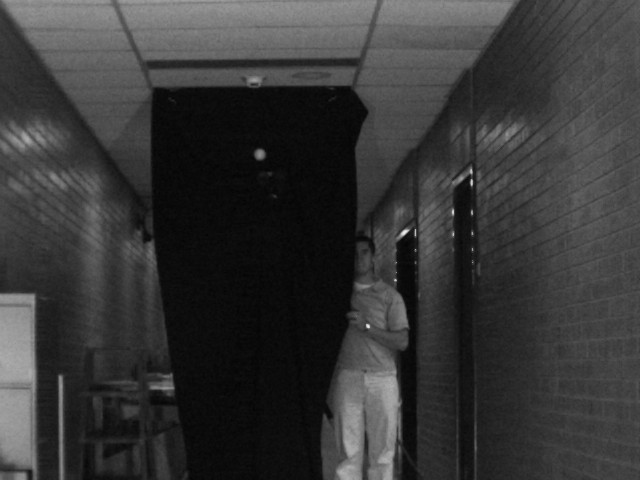
//> input picture lab1_opencv_intro/tennis/image040.jpg, 640 x 480 px, given in place of image034.jpg, which was not available
$ ./tennis   (built with g++ and OpenCV 4)
//> lines starting //> are read from the running program, lines starting //| are printed output that depends on the picture; after the words box and inside, x2 and y2 are one past the last pixel; in counts of white or black regions, pixels touching at a corner belong together; pictures that were not available may be replaced by others from this repository, and a replacement may not be noted
#include <iostream>
#include <string>
#include <sstream>
#include <stdlib.h>

#include <opencv2/core/core.hpp>
#include <opencv2/highgui/highgui.hpp>
#include "opencv2/imgproc/imgproc.hpp"
#include "opencv2/opencv.hpp"

using namespace cv;
using namespace std;

int main(int argc, char* argv[]){
	Mat last_frame;
	namedWindow("diff", 1);
	namedWindow("Camera", 1);
	Mat image;
	Mat in;

	VideoWriter VOut;
	VOut.open("tennis_tracking.avi", CV_FOURCC('M', 'P', 'E', 'G'), 30, Size(640, 480), 1);

	for(;;){
		for (int i = 34; i <= 72; i += 2){ // i = 34

			ostringstream name;
			name << "image0" << i << ".jpg";
			string filename = name.str();
			in = imread(filename, CV_LOAD_IMAGE_COLOR);
//> in is the input picture: 480 rows x 640 cols, CV_8UC3; min 3, max 238, mean 54.8
			//cout << filename << endl;
			if (last_frame.empty()){
				cvtColor(in, last_frame, CV_BGR2GRAY);
			}else{
				last_frame = image.clone();  // Which was the last gray frame, before I update it.
			}
			cvtColor(in, image, CV_BGR2GRAY);
			Mat out;
			GaussianBlur(image, out, Size(7,7), 3.8, 3.8);
			Mat t_out;

		 	vector<Vec3f> circles;

		  /// Apply the Hough Transform to find the circles
			threshold(out, t_out, 130, 255, THRESH_BINARY);
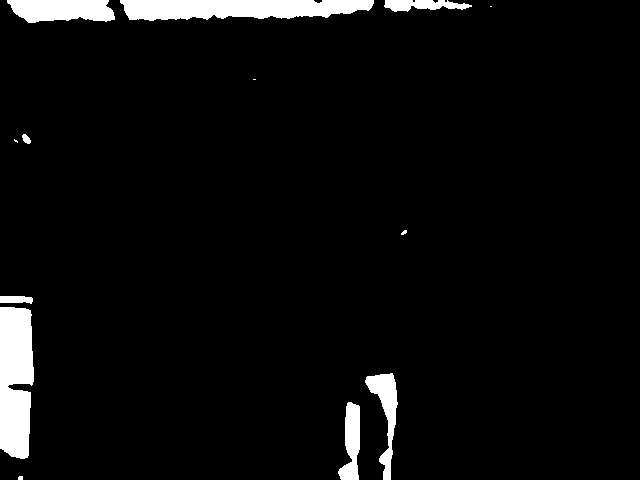
//> t_out: 480 rows x 640 cols, CV_8UC1; 4.6% white; 13 white regions (4 under 20 px), largest, box (x1, y1, x2, y2) and area: (0, 307, 34, 459) 4495, (120, 0, 374, 21) 4219, (7, 0, 115, 23) 2002
		    HoughCircles( t_out, circles, CV_HOUGH_GRADIENT, 1, out.rows/30, 28, 13, 4, 30 ); // Good for large ball without too much blur (2/3 of frames)
//> circles = empty
		if (circles.size() == 0){  // Works for the very small ball at the beginning. Small ball detector, low threshold.
			threshold(out, t_out, 30, 255, THRESH_BINARY);
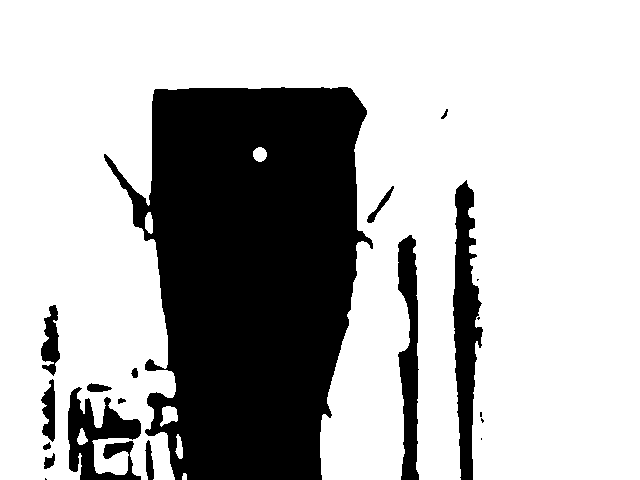
//> t_out: 480 rows x 640 cols, CV_8UC1; 71.3% white; 20 black regions (6 under 20 px), largest, box (x1, y1, x2, y2) and area: (104, 87, 373, 480) 73684, (453, 180, 483, 480) 5222, (398, 235, 419, 480) 3471
		    HoughCircles( t_out, circles, CV_HOUGH_GRADIENT, 1, out.rows/30, 32, 12, 4, 10 );
//> circles = 1 circle (x, y, radius): [258.5, 154.5, 7]
		}
		if (circles.size() == 0){ // Last frame with a lot of blur... just had to test it out!
			threshold(out, t_out, 140, 255, THRESH_BINARY);
		    HoughCircles( t_out, circles, CV_HOUGH_GRADIENT, 1, out.rows/30, 17, 11, 4, 35 );  // Very arbitrary, yet it works. 140/17/11.
		}
		 for( size_t i = 0; i < circles.size(); i++ )
		  {
		//	if (i == 0){
		//		cout << "found " << circles.size() << endl;
		//	}
			  Point center(cvRound(circles[i][0]), cvRound(circles[i][1]));
			  int radius = cvRound(circles[i][2]);
			  // circle center
			  circle( in, center, 3, Scalar(0,255,0), -1, 3, 0 );
			  // circle outline
			  circle( in, center, radius, Scalar(0,0,255), 3, 3, 0 );
		   }
//> this loop made 1 pass
//> (center, radius) on pass 1: (Point(258, 154), 7)
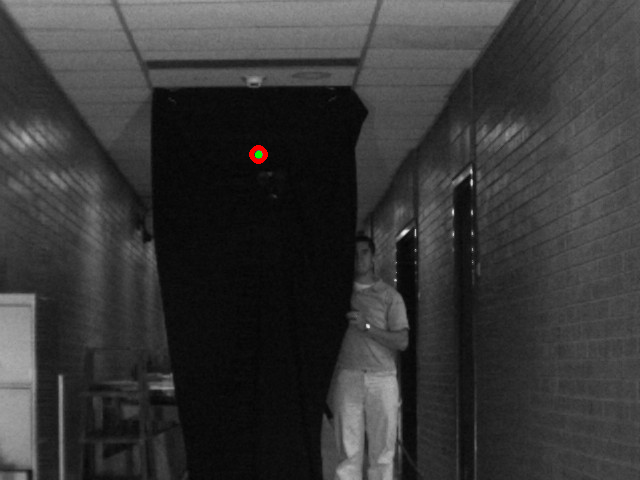
//> in: 480 rows x 640 cols, CV_8UC3; 0.08% of pixels changed, all inside (x1, y1, x2, y2) = (249, 145, 268, 164)

			imshow("diff", t_out);
			imshow("Camera", in);
			VOut << in;
			waitKey(100);
		}
	}
	return 0;
}
